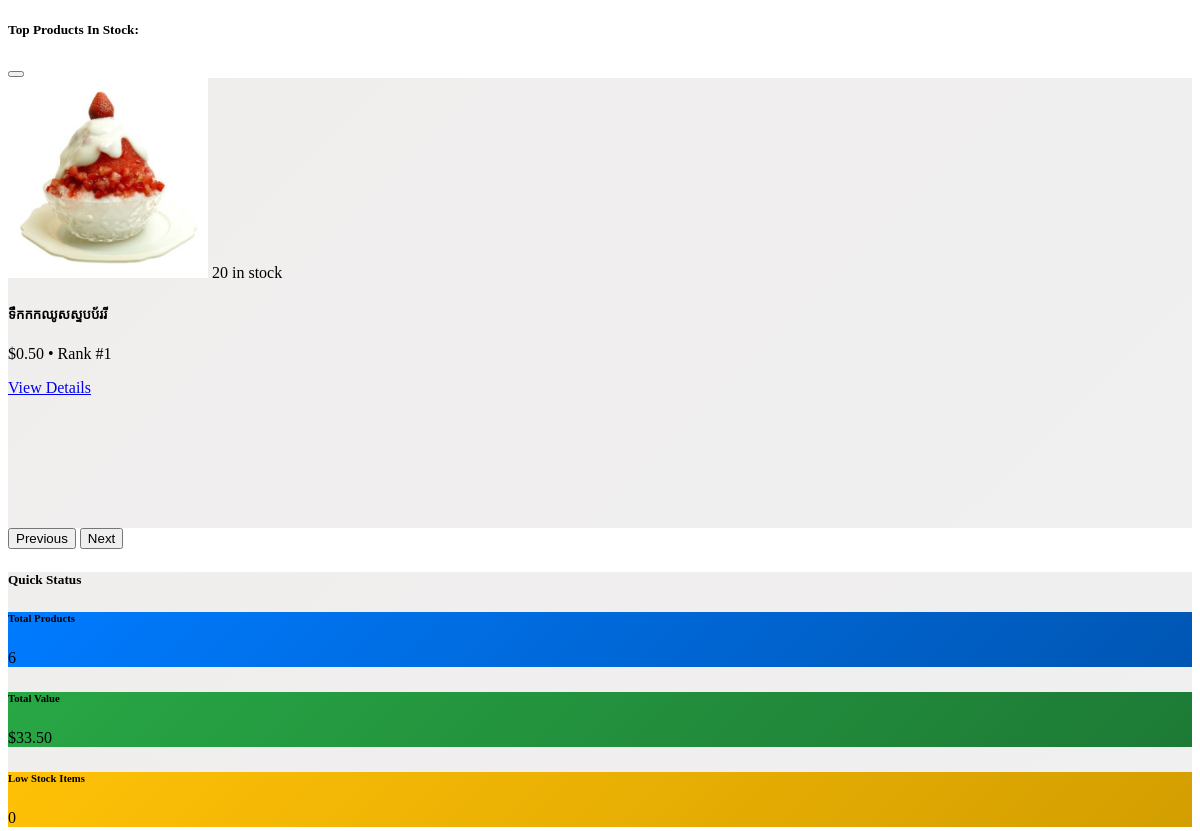
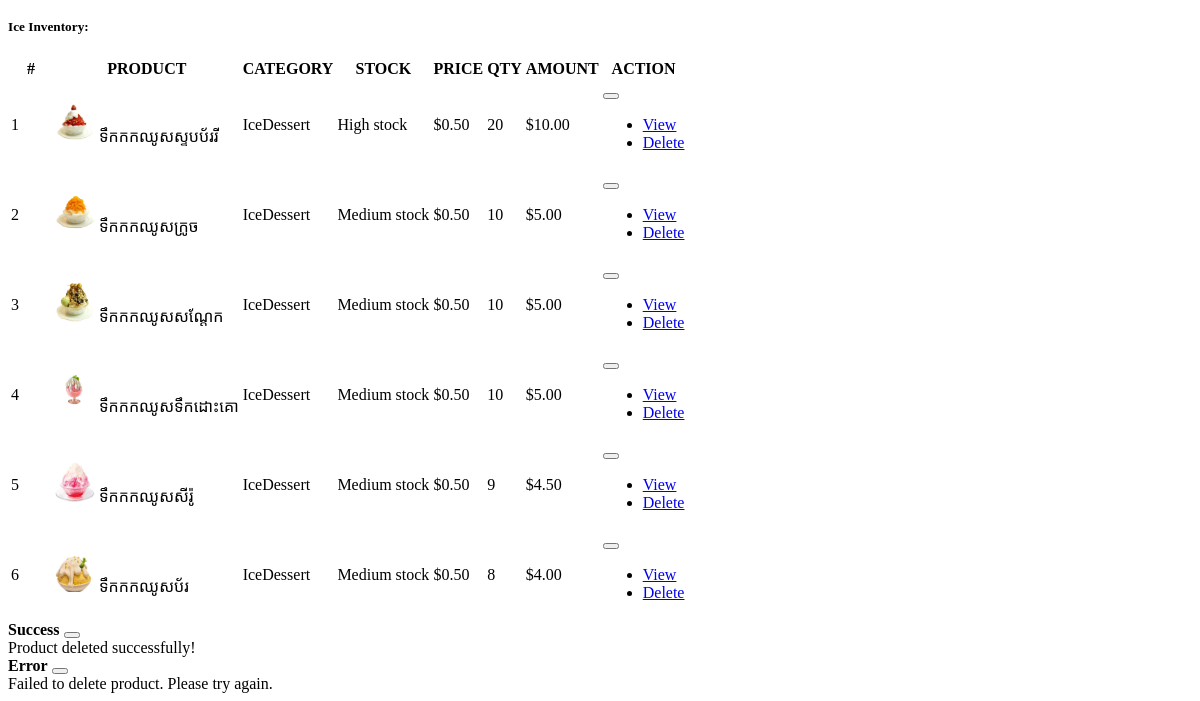
The page /views/inventory/ice.php (signed in) on the database as committed earlier (2 pictures, top to bottom).
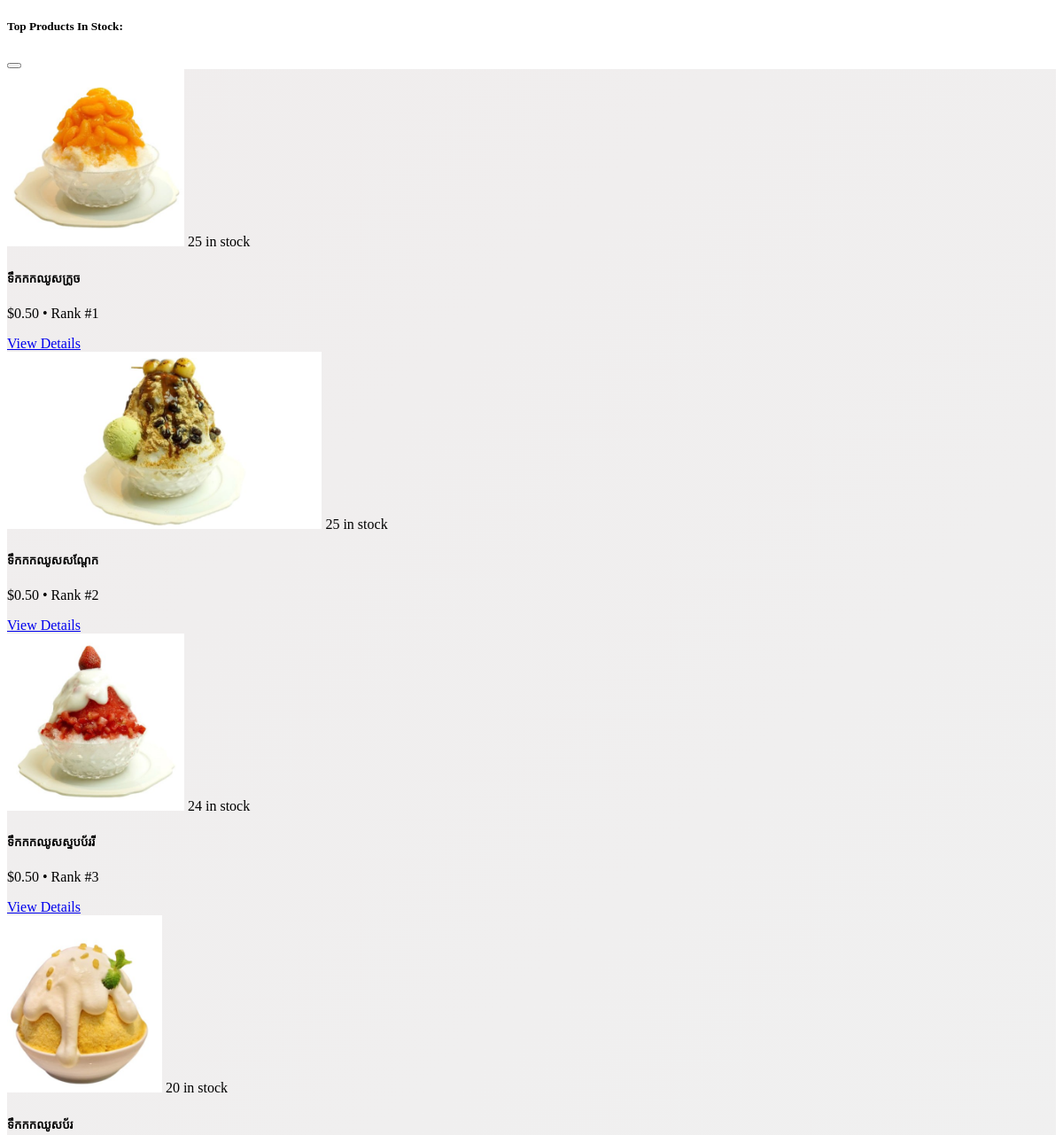
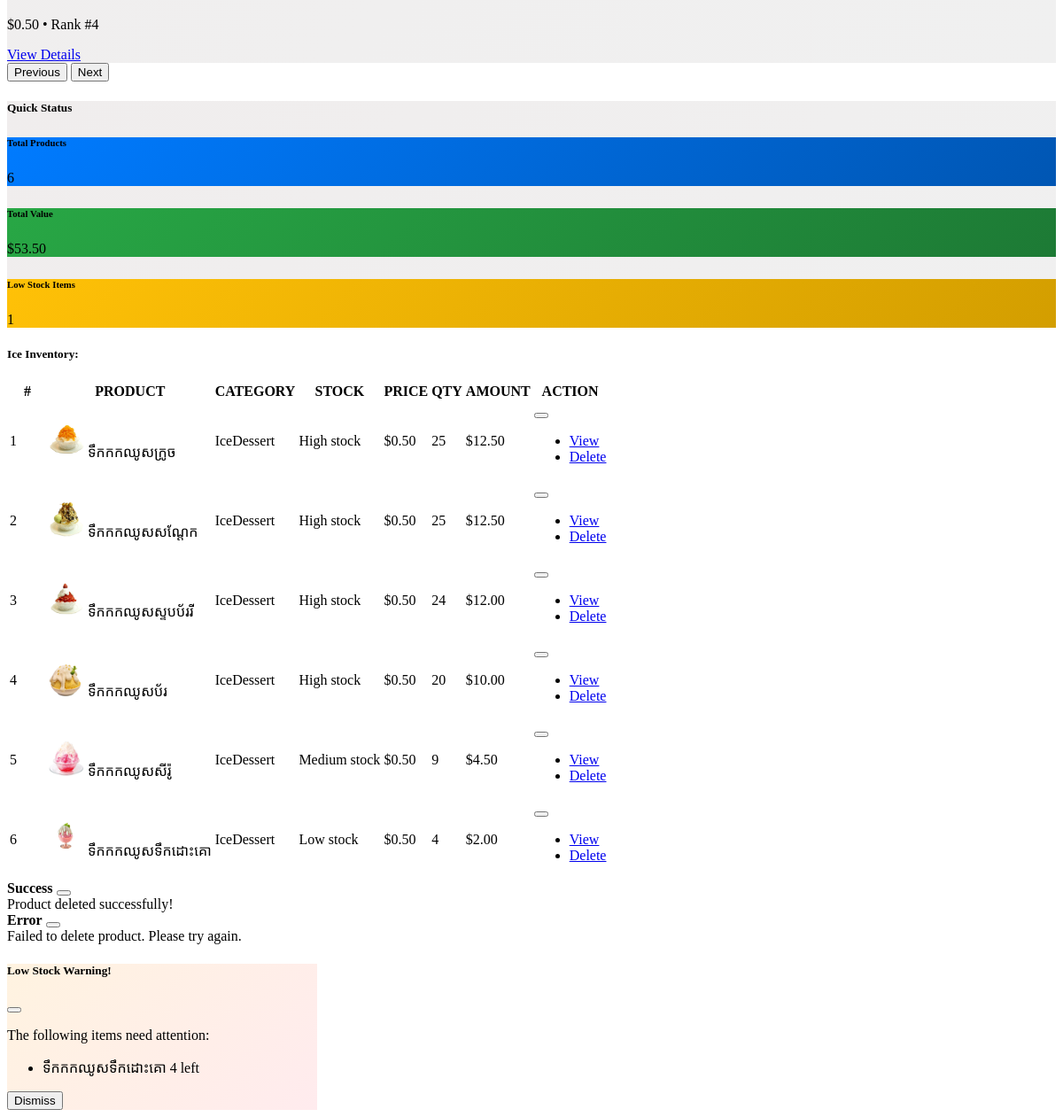
The same page on the database as committed later (2 pictures, top to bottom).
### tables this page shows
CREATE TABLE `products` (
  `product_id` int(11) NOT NULL,
  `product_name` varchar(255) NOT NULL,
  `description` text DEFAULT NULL,
  `category_id` int(11) DEFAULT NULL,
  `supplier_id` int(11) DEFAULT NULL,
  `price` decimal(10,2) NOT NULL,
  `cost_product` decimal(10,2) NOT NULL,
  `created_at` timestamp NULL DEFAULT NULL ON UPDATE current_timestamp(),
  `updated_at` timestamp NULL DEFAULT NULL ON UPDATE current_timestamp(),
  `image` varchar(225) NOT NULL,
  `barcode` varchar(14) DEFAULT NULL,
  `in_stock` tinyint(1) NOT NULL,
  `quantity` int(20) NOT NULL,
  `discounted_price` int(20) NOT NULL
);

CREATE TABLE `categories` (
  `category_id` int(11) NOT NULL,
  `category_name` varchar(255) NOT NULL,
  `parent_category_id` int(11) DEFAULT NULL,
  `created_at` timestamp NOT NULL DEFAULT current_timestamp(),
  `updated_at` timestamp NOT NULL DEFAULT current_timestamp() ON UPDATE current_timestamp()
);

### views/inventory/ice.php (the view, shortened to what this page needs)
<?php
require_once "Models/IcesModel.php";
$products = $products ?? [];
usort($products, function($a, $b) {
    return ($b['quantity'] ?? 0) <=> ($a['quantity'] ?? 0);
});
?>
<div class="container-xxl flex-grow-1 container-p-y">
    <?php
    $popular_products = array_filter($products, function ($product) {
        return ($product['quantity'] ?? 0) >= 15;
    });
    if (!empty($popular_products)): ?>
    <h5 class="mb-3">Top Products In Stock:</h5>
    <div class="mb-4 position-relative">
        <div id="popularCarousel" class="carousel slide shadow-lg rounded-3 overflow-hidden" data-bs-ride="carousel">
            <div class="carousel-indicators">
                <?php
                $totalSlides = ceil(count($popular_products) / 4);
                for ($i = 0; $i < $totalSlides; $i++): ?>
                    <button type="button"
                            data-bs-target="#popularCarousel"
                            data-bs-slide-to="<?= $i ?>"
                            class="<?= $i === 0 ? 'active' : '' ?>"
                            aria-label="Slide <?= $i + 1 ?>"></button>
                <?php endfor; ?>
            </div>
            <div class="carousel-inner">
                <?php
                $chunkedProducts = array_chunk($popular_products, 4);
                foreach ($chunkedProducts as $slideIndex => $slideProducts): ?>
                    <div class="carousel-item <?= $slideIndex === 0 ? 'active' : '' ?>">
                        <div class="row g-4 justify-content-center align-items-center m-0 p-4" style="min-height: 450px; background: linear-gradient(135deg, #f0eded 0%, #f0f0f0 100%);">
                            <?php foreach ($slideProducts as $product): ?>
                                <div class="col-md-3 col-12 carousel-product">
                                    <div class="card drink-card h-100 shadow-sm border-0">
                                        <div class="drink-img-wrapper text-center position-relative">
                                            <img src="<?= htmlspecialchars('views/products/' . ($product['image'] ?? 'default.jpg')) ?>"
                                                 class="drink-img img-fluid"
                                                 style="max-height: 200px; object-fit: cover;"
                                                 alt="<?= htmlspecialchars($product['product_name'] ?? 'Product') ?>">
                                            <span class="stock-badge position-absolute top-0 end-0 m-2 bg-success text-white px-2 py-1 rounded">
                                                <?= $product['quantity'] ?? 0 ?> in stock
                                            </span>
                                        </div>
                                        <div class="card-body text-center">
                                            <h5 class="card-title mb-3"><?= htmlspecialchars($product['product_name'] ?? 'N/A') ?></h5>
                                            <p class="card-text mb-4">
                                                <span class="price fw-bold">$<?= number_format($product['price'] ?? 0, 2) ?></span>
                                                <span class="mx-2">•</span>
                                                <span>Rank #<?= $slideIndex * 4 + array_search($product, $slideProducts) + 1 ?></span>
                                            </p>
                                            <a href="/inventory/viewice/<?= htmlspecialchars($product['product_id'] ?? '') ?>"
                                               class="btn btn-outline-primary btn-sm rounded-pill drink-btn">View Details</a>
                                        </div>
                                    </div>
                                </div>
                            <?php endforeach; ?>
                        </div>
                    </div>
                <?php endforeach; ?>
            </div>
            <button class="carousel-control-prev" type="button" data-bs-target="#popularCarousel" data-bs-slide="prev">
                <span class="visually-hidden">Previous</span>
            </button>
            <button class="carousel-control-next" type="button" data-bs-target="#popularCarousel" data-bs-slide="next">
                <span class="visually-hidden">Next</span>
            </button>
        </div>
    </div>
    <?php endif; ?>
    <div class="mb-4 position-relative" style="background: linear-gradient(135deg, #f0eded 0%, #f0f0f0 100%);">
        <h5 class="header-title fw-bold mb-4 text-center text-uppercase pt-4">
            <span class="text-primary">Quick</span>
            <span class="text-secondary">Status</span>
        </h5>
        <div class="row g-4 justify-content-center align-items-center px-4 pb-4">
            <div class="col-md-4 col-12">
                <div class="card h bruising-0 shadow-lg overflow-hidden position-relative rounded-3">
                    <div class="p-4 text-center text-white" style="background: linear-gradient(135deg, #007bff, #0056b3);">
                        <h6 class="mt-3 mb-1 fw-bold text-uppercase">Total Products</h6>
                        <p class="fw-bold fs-3 mb-0 position-relative z-1"><?= count($products) ?></p>
                    </div>
                </div>
            </div>
            <div class="col-md-4 col-12">
                <div class="card h-100 border-0 shadow-lg overflow-hidden position-relative rounded-3">
                    <div class="p-4 text-center text-white" style="background: linear-gradient(135deg, #28a745, #1d7a35);">
                        <h6 class="mt-3 mb-1 fw-bold text-uppercase">Total Value</h6>
                        <p class="fw-bold fs-3 mb-0 position-relative z-1">
                            $<?= number_format(array_sum(array_map(fn($p) => ($p['price'] ?? 0) * ($p['quantity'] ?? 0), $products)), 2) ?>
                        </p>
                    </div>
                </div>
            </div>
            <div class="col-md-4 col-12">
                <div class="card h-100 border-0 shadow-lg overflow-hidden position-relative rounded-3">
                    <div class="p-4 text-center text-white" style="background: linear-gradient(135deg, #ffc107, #d39e00);">
                        <h6 class="mt-3 mb-1 fw-bold text-uppercase">Low Stock Items</h6>
                        <p class="fw-bold fs-3 mb-0 position-relative z-1"><?= count(array_filter($products, fn($p) => ($p['quantity'] ?? 0) < 5)) ?></p>
                    </div>
                </div>
            </div>
        </div>
    </div>
    <div class="d-flex justify-content-between mb-3 align-items-center">
        <h5 class="mt-3 mb-0">Ice Inventory:</h5>
    </div>
    <div class="card mb-4 shadow-sm">
        <div class="card-body p-0">
            <div class="table-responsive">
                <table class="table table-hover mb-0">
                    <thead class="table-light">
                        <tr>
                            <th width="40px" style="color: #000000;">#</th>
                            <th style="color: #000000;">PRODUCT</th>
                            <th style="color: #000000;">CATEGORY</th>
                            <th style="color: #000000;">STOCK</th>
                            <th style="color: #000000;">PRICE</th>
                            <th style="color: #000000;">QTY</th>
                            <th style="color: #000000;">AMOUNT</th>
                            <th style="color: #000000;">ACTION</th>
                        </tr>
                    </thead>
                    <tbody>
                        <?php foreach ($products as $index => $product): ?>
                            <tr data-product-id="<?= htmlspecialchars($product['product_id'] ?? '') ?>">
                                <td class="text-center"><?= $index + 1 ?></td>
                                <td>
                                    <div class="d-flex align-items-center">
                                        <img src="<?= htmlspecialchars('views/products/' . ($product['image'] ?? 'default.jpg')) ?>"
                                             class="rounded-circle"
                                             style="width: 40px; height: 40px; object-fit: cover;"
                                             alt="<?= htmlspecialchars($product['product_name'] ?? 'Product') ?>">
                                        <span class="ms-3"><?= htmlspecialchars($product['product_name'] ?? 'N/A') ?></span>
                                    </div>
                                </td>
                                <td>
                                    <span class="badge bg-primary-subtle text-primary rounded-pill">
                                        <?= htmlspecialchars($product['category_name'] ?? 'Uncategorized') ?>
                                    </span>
                                </td>
                                <td>
                                    <span class="text-<?= ($product['quantity'] ?? 0) < 5 ? 'danger' : (($product['quantity'] ?? 0) < 15 ? 'warning' : 'success') ?>">
                                        <?= ($product['quantity'] ?? 0) < 5 ? 'Low stock' : (($product['quantity'] ?? 0) < 15 ? 'Medium stock' : 'High stock') ?>
                                    </span>
                                </td>
                                <td>$<?= number_format($product['price'] ?? 0, 2) ?></td>
                                <td class="text-<?= ($product['quantity'] ?? 0) < 5 ? 'danger' : (($product['quantity'] ?? 0) < 15 ? 'warning' : 'body') ?>">
                                    <?= $product['quantity'] ?? 'N/A' ?>
                                </td>
                                <td>$<?= number_format(($product['price'] ?? 0) * ($product['quantity'] ?? 0), 2) ?></td>
                                <td>
                                    <div class="dropdown">
                                        <button class="btn btn-link text-muted p-0" type="button" data-bs-toggle="dropdown" aria-expanded="false">
                                        </button>
                                        <ul class="dropdown-menu">
                                            <li>
                                                <a class="dropdown-item" href="/inventory/viewice/<?= htmlspecialchars($product['product_id'] ?? '') ?>">
                                                    <i class="bi bi-eye me-2"></i>View
                                                </a>
                                            </li>
                                            <li>
                                                <a class="dropdown-item text-danger delete-product"
                                                   href="javascript:void(0)"
                                                   data-product-id="<?= htmlspecialchars($product['product_id'] ?? '') ?>">
                                                    <i class="bi bi-trash me-2"></i>Delete
                                                </a>
                                            </li>
                                        </ul>
                                    </div>
                                </td>
                            </tr>
                        <?php endforeach; ?>
                    </tbody>
                </table>
            </div>
        </div>
    </div>
    <div class="toast-container position-fixed bottom-0 end-0 p-3" style="z-index: 1050;">
        <div id="successToast" class="toast" role="alert" aria-live="assertive" aria-atomic="true">
            <div class="toast-header bg-success text-white">
                <strong class="me-auto">Success</strong>
                <button type="button" class="btn-close btn-close-white" data-bs-dismiss="toast" aria-label="Close"></button>
            </div>
            <div class="toast-body">
                Product deleted successfully!
            </div>
        </div>
        <div id="errorToast" class="toast" role="alert" aria-live="assertive" aria-atomic="true">
            <div class="toast-header bg-danger text-white">
                <strong class="me-auto">Error</strong>
                <button type="button" class="btn-close btn-close-white" data-bs-dismiss="toast" aria-label="Close"></button>
            </div>
            <div class="toast-body">
                Failed to delete product. Please try again.
            </div>
        </div>
    </div>
    <?php
    $low_stock_items = array_filter($products, fn($p) => ($p['quantity'] ?? 0) < 5);
    if (!empty($low_stock_items)): ?>
        <div class="low-stock-alert position-fixed bottom-0 end-0 p-3" style="z-index: 1050;">
            <div class="card shadow-lg border-0 rounded-3 overflow-hidden animate__animated animate__bounceInRight"
                 style="max-width: 350px; background: linear-gradient(135deg, #fff3e0, #ffebee);">
                <div class="card-header bg-danger d-flex align-items-center p-3">
                    <h5 class="mb-0 fw-bold text-white">Low Stock Warning!</h5>
                    <button type="button" class="btn-close btn-close-white ms-auto" onclick="this.closest('.low-stock-alert').style.display='none';" aria-label="Close"></button>
                </div>
                <div class="card-body p-3">
                    <p class="text-muted mb-3">The following items need attention:</p>
                    <ul class="list-group list-group-flush">
                        <?php foreach ($low_stock_items as $item): ?>
                            <li class="list-group-item d-flex align-items-center p-2 animate__animated animate__fadeInUp" style="animation-delay: <?= (array_search($item, $low_stock_items) * 0.1) ?>s;">
                                <span class="flex-grow-1"><?= htmlspecialchars($item['product_name'] ?? 'Unknown') ?></span>
                                <span class="badge bg-danger rounded-pill"><?= $item['quantity'] ?? 0 ?> left</span>
                            </li>
                        <?php endforeach; ?>
                    </ul>
                </div>
                <div class="card-footer bg-light text-center p-2">
                    <button class="btn btn-sm btn-outline-danger rounded-pill" onclick="this.closest('.low-stock-alert').style.display='none';">
                        Dismiss
                    </button>
                </div>
            </div>
        </div>
    <?php endif; ?>
</div>

### Models/IcesModel.php (shortened to what this page needs)
<?php
require_once 'Database/Database.php';
$db = new Database();
$conn = $db->getConnection();
$display_category = isset($_POST['category']) ? trim($_POST['category']) : 'IceDessert';
if ($display_category === 'IceDessert') {
    $sql = "SELECT p.*, c.category_name
        FROM products p
        LEFT JOIN categories c ON p.category_id = c.category_id
        WHERE c.category_name = ?";
$stmt = $conn->prepare($sql);
$stmt->execute([$display_category]);
}
$products = $stmt->fetchAll(PDO::FETCH_ASSOC);
?>
<!DOCTYPE html>
<html>
<head>
</head>
<body>
</body>
</html>

Rows that differ between the two databases and show on the page:
removed products: image (picture), product_name "ទឹកកកឈូសក្រូច", category.category_name "IceDessert", shows "Medium stock", price "0.50", quantity "10", ($product['price'] ?? 0) * ($product['quantity'] ?? 0) "5.00", shown under "Ice Inventory:"
removed products: image (picture), product_name "ទឹកកកឈូសសណ្តែក", category.category_name "IceDessert", shows "Medium stock", price "0.50", quantity "10", ($product['price'] ?? 0) * ($product['quantity'] ?? 0) "5.00", shown under "Ice Inventory:"
removed products: image (picture), product_name "ទឹកកកឈូសប័រ", category.category_name "IceDessert", shows "Medium stock", price "0.50", quantity "8", ($product['price'] ?? 0) * ($product['quantity'] ?? 0) "4.00", shown under "Ice Inventory:"
added products: image (picture), quantity "25", product_name "ទឹកកកឈូសក្រូច", price "0.50", slideProducts "1", category.category_name "IceDessert", shows "High stock", ($product['price'] ?? 0) * ($product['quantity'] ?? 0) "12.50"
added products: image (picture), quantity "25", product_name "ទឹកកកឈូសសណ្តែក", price "0.50", slideProducts "2", category.category_name "IceDessert", shows "High stock", ($product['price'] ?? 0) * ($product['quantity'] ?? 0) "12.50"
changed products "ទឹកកកឈូសស្ទបប័ររី": quantity "20" → "24"; slideProducts "1" → "3"; ($product['price'] ?? 0) * ($product['quantity'] ?? 0) "10.00" → "12.00"
added products: image (picture), quantity "20", product_name "ទឹកកកឈូសប័រ", price "0.50", slideProducts "4", category.category_name "IceDessert", shows "High stock", ($product['price'] ?? 0) * ($product['quantity'] ?? 0) "10.00"
shown differently, row unchanged: products "ទឹកកកឈូសសីរ៉ូ": moves up the list
now on one of the page's lists (row edited): products: product_name "ទឹកកកឈូសទឹកដោះគោ", quantity "4"
changed products "ទឹកកកឈូសទឹកដោះគោ": quantity "10" → "4"; ($product['price'] ?? 0) * ($product['quantity'] ?? 0) "5.00" → "2.00"; quantity "Medium stock" → "Low stock"
Other text that changed with them:
count(array_filter($products, fn($p) => ($p['quantity'] ?? 0) < 5)): "0" → "1"
text no longer shown: "33.50"
text now shown: "53.50 Low Stock Warning! The following items need attention: Dismiss"
